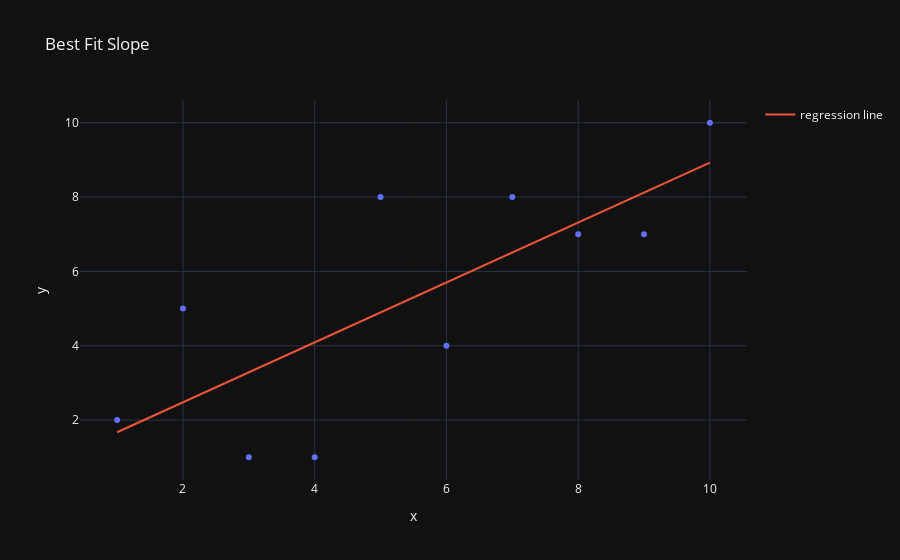

Source (notebook cell):
### Code cell
plot = px.scatter(x=xs, y=ys, title="Best Fit Slope", template="plotly_dark")
plot.add_scatter(x=xs, y=regression_line, mode="lines", name="regression line")
plot.show()

### Figure 1 — Plotly figure (JSON) as saved in the notebook; plotly's stock layout.template omitted (floating-point values rounded to 4 significant figures)
{"data": [{"hovertemplate": "x=%{x}<br>y=%{y}<extra></extra>", "legendgroup": "", "marker": {"color": "#636efa", "symbol": "circle"}, "mode": "markers", "name": "", "orientation": "v", "showlegend": false, "type": "scatter", "x": [1, 2, 3, 4, 5, 6, 7, 8, 9, 10], "xaxis": "x", "y": [2, 5, 1, 1, 8, 4, 8, 7, 7, 10], "yaxis": "y"}, {"mode": "lines", "name": "regression line", "type": "scatter", "x": [1, 2, 3, 4, 5, 6, 7, 8, 9, 10], "y": [1.673, 2.479, 3.285, 4.091, 4.897, 5.703, 6.509, 7.315, 8.121, 8.927]}], "layout": {"legend": {"tracegroupgap": 0}, "title": {"text": "Best Fit Slope"}, "xaxis": {"anchor": "y", "domain": [0, 1], "title": {"text": "x"}}, "yaxis": {"anchor": "x", "domain": [0, 1], "title": {"text": "y"}}}}
